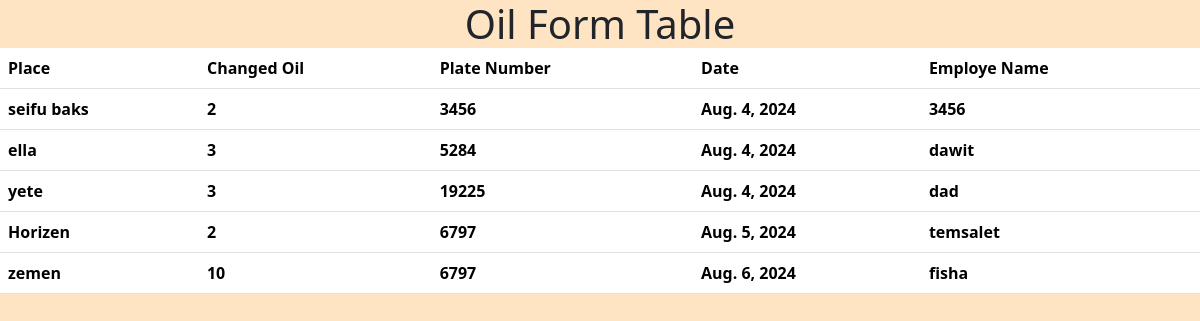
Screenshot of /oil_table/ with the database file from the repository.
### baksapp/models.py (models this page shows)
class oil(models.Model):
    place = models.CharField(max_length=15)
    changed_oil = models.CharField(max_length=3)
    plate_number = models.IntegerField()
    Date = models.DateField(auto_now_add=True)
    employe_name = models.CharField(max_length=15)

### baksapp/views.py (the view)
# urls.py: path('oil_table/', car_oil)
def car_oil(request):
    car_oil = oil.objects.all()
    return render(request, 'oil_table.html', {'oil': car_oil})

### baksapp/templates/oil_table.html (shortened to what this page needs)
<!DOCTYPE html>
<html lang="en">
<head>
    <link href="https://cdn.jsdelivr.net/npm/bootstrap@5.3.3/dist/css/bootstrap.min.css" rel="stylesheet">
</head>
<body>
    <h1 class="center">Oil Form Table</h1>
    <table class="table">
        <thead>
            <tr>
                <th>Place</th>
                <th>Changed Oil</th>
                <th>Plate Number</th>
                <th>Date</th>
                <th>Employe Name</th>
            </tr>
        </thead>
        <tbody>
            {% for i in oil %}
                <tr>
                    <th>{{i.place}}</th>
                    <th>{{i.changed_oil}}</th>
                    <th>{{i.plate_number}}</th>
                    <th>{{i.Date}}</th>
                    <th>{{i.employe_name}}</th>
                </tr>
            {% endfor %}
        </tbody>
    </table>
</body>
</html>

### baksapp/templates/oil_table.html (style rules this page uses)
.center { display: block; margin: auto; text-align: center; }
body { background-color: bisque; }

### rows the page displays
oil: place "seifu baks", changed_oil "2", plate_number "3456", Date "Aug. 4, 2024", employe_name "3456"
oil: place "ella", changed_oil "3", plate_number "5284", Date "Aug. 4, 2024", employe_name "dawit"
oil: place "yete", changed_oil "3", plate_number "19225", Date "Aug. 4, 2024", employe_name "dad"
oil: place "Horizen", changed_oil "2", plate_number "6797", Date "Aug. 5, 2024", employe_name "temsalet"
oil: place "zemen", changed_oil "10", plate_number "6797", Date "Aug. 6, 2024", employe_name "fisha"
